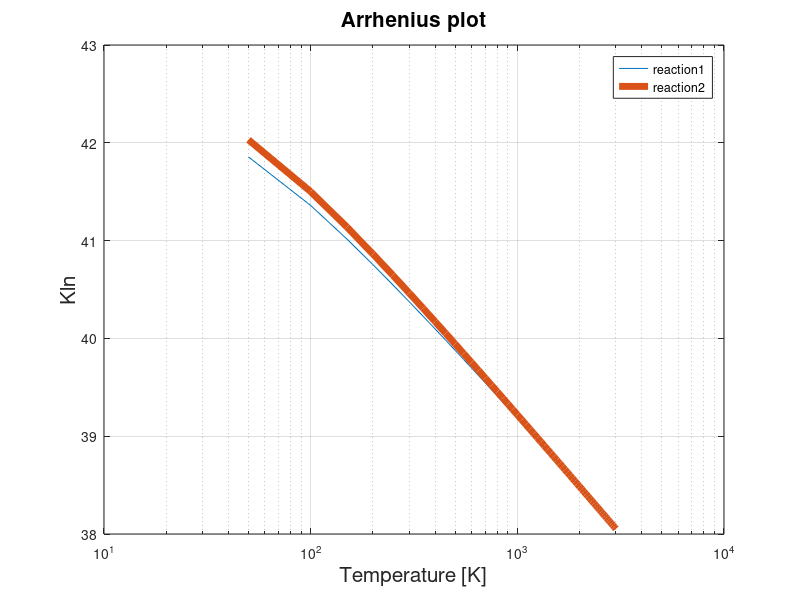

Here is the MATLAB script that generated this plot:
#This is an easy calculation and plot for Arrhenius parameters.

#Constant
R=[8.31451e0];
P=[1.0133e5];

#Arrhenius paramters
reaction1=[+1.284751E20, -1.026757E00, +1.785516E02];
reaction2=[+1.848080E20, -1.074854E00, +1.787606E02];
A1=reaction1(1)
A2=reaction2(1)
N1=reaction1(2)
N2=reaction2(2)
E1=reaction1(3)
E2=reaction2(3)

#Initialization
Tstart = 50;
dT = 50;
Tend = 3000;
N=Tend/50;
T = Tstart + (0:N-1)*dT;
TRecip=T;
TRecip=1./TRecip*1000;
k1=(0:59)*0;
k2=(0:59)*0;

#Arrhenius temperature dependence rate constant
for i=1:60
  k1(i)=A1*power(T(i),N1)*exp(-E1/(R*T(i)));
  k2(i)=A2*power(T(i),N2)*exp(-E2/(R*T(i)));
end
k1ln=log(k1);
k2ln=log(k2);

answer=power(2,2)

#Plotting value
x1=k1ln;
x2=k2ln;
semilogx (T,x1,";reaction1;",T,x2,";reaction2;","linewidth",5);
legend ("location", "northeast");
title ("Arrhenius plot","fontsize",15)
xlabel("Temperature [K]","fontsize",15);
ylabel("Kln","fontsize",15);
grid on;
